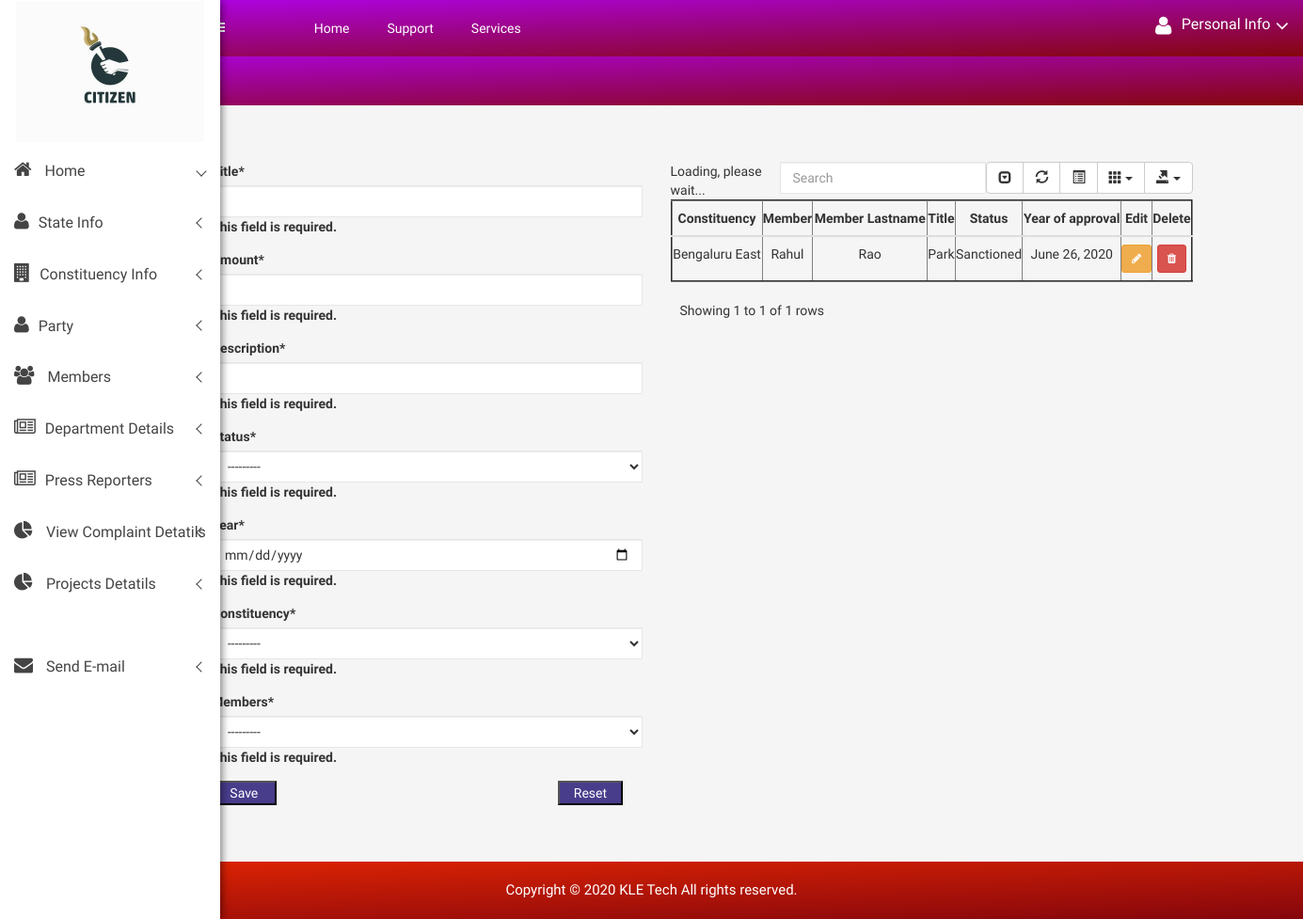
/citizen/create_project, run on the app's committed database.
### citizen/models.py (models this page shows, shortened)
class Projects(models.Model):
    Amount = models.IntegerField()
    Description = models.CharField(max_length=200)
    Status = (
        ('Completed', 'Completed'),
        ('Progressing', 'Progressing'),
        ('Sanctioned', 'Sanctioned'),
    )
    status = models.CharField(max_length=20, choices=Status, null=True)
    Title = models.CharField(max_length=200)
    Year = models.DateField()
    Constituency = models.ForeignKey('Constituency', on_delete=models.CASCADE)
    Members = models.ForeignKey('Members', on_delete=models.CASCADE)

class Constituency(models.Model):
    Name = models.CharField(max_length=200)
    Number = models.IntegerField()
    State = models.ForeignKey('State', on_delete=models.SET_NULL, null=True)
    District = models.ForeignKey('District', on_delete=models.SET_NULL, null=True)
    Taluka = models.ForeignKey('Taluka', on_delete=models.SET_NULL, null=True)
    ConstituencyType = models.ForeignKey('ConstituencyType', on_delete=models.SET_NULL, null=True)
    def __str__(self):
        return self.Name

class Members(models.Model):
    FirstName = models.CharField(max_length=200)
    MiddleName = models.CharField(max_length=200)
    LastName = models.CharField(max_length=200)
    MeritalStatus = (
        ('A', 'Single'),
        ('B', 'Married'),
        ('C', 'divorced'),
        ('D', 'widowed'),
    )
    Dob = models.DateField()
    Mobile = models.IntegerField()
    SpouseName = models.CharField(max_length=200)
    Telephone = models.IntegerField()
    Website = models.CharField(max_length=200)
    Photo = models.ImageField(upload_to='Photo/', blank=True, null=True)
    MembersType = models.ForeignKey('MembersType', on_delete=models.CASCADE)
    Constituency = models.ForeignKey('Constituency', on_delete=models.CASCADE)
    ConstituencyType = models.ForeignKey('ConstituencyType', on_delete=models.CASCADE, null=True)

### citizen/views.py (the view)
# urls.py: path('create_project', views.create_project, name='create_project'),
def create_project(request):
    form = ProjectsForms(request.POST)
    if form.is_valid():
        form.save()
        return redirect('citizen:create_project')
    return render(request, 'citizen/Projects.html',
                  {'form': form, 'Projects': Projects.objects.all().order_by('Title')})

### citizen/forms.py (shortened to what this page needs)
class ProjectsForms(forms.ModelForm):
    class Meta:
        model = Projects
        widgets = {
            'Year': DateInput()
        }
        fields = ('Title', 'Amount', 'Description', 'status', 'Year', 'Constituency', 'Members')
    def __init__(self, *args, **kwargs):
        super().__init__(*args, **kwargs)
        self.fields['Members'].queryset = Members.objects.none()

### citizen/templates/citizen/Projects.html (shortened to what this page needs)
{% extends 'citizen/base.html' %}
    {% load static %}
{% block body %}
 {% include "citizen/sidebar.html" %}
 <div class="all-content-wrapper">
        <div class="container-fluid">
            <div class="row">
                <div class="col-lg-12 col-md-12 col-sm-12 col-xs-12">
                    <div class="logo-pro">
                        <a href="index.html"><img class="main-logo" src="img/logo/logo.png" alt="" /></a>
                    </div>
                </div>
            </div>
        </div>
        <div class="header-advance-area">
            <div class="header-top-area">
                <div class="container-fluid">
                    <div class="row">
                        <div class="col-lg-12 col-md-12 col-sm-12 col-xs-12">
                            <div class="header-top-wraper">
                                <div class="row">
                                    <div class="col-lg-1 col-md-0 col-sm-1 col-xs-12">
                                        <div class="menu-switcher-pro">
                                            <button type="button" id="sidebarCollapse" class="btn bar-button-pro header-drl-controller-btn btn-info navbar-btn">
												</button>
                                        </div>
                                    </div>
                                   <div class="col-lg-6 col-md-7 col-sm-6 col-xs-12">
                                        <div class="header-top-menu tabl-d-n">
                                            <ul class="nav navbar-nav mai-top-nav">
                                                <li class="nav-item"><a href="{% url 'citizen:admin_index' %}" class="nav-link">Home</a>
                                                </li>
                                                <li class="nav-item"><a href="{% url 'citizen:admin_index' %}" class="nav-link">Support</a>
                                                </li>
                                                <li class="nav-item"><a href="#" class="nav-link">Services</a>
                                                </li>
                                            </ul>
                                        </div>
                                    </div>
                                    <div class="col-lg-5 col-md-5 col-sm-12 col-xs-12">
                                        <div class="header-right-info">
                                            <ul class="nav navbar-nav mai-top-nav header-right-menu">
                                                <li class="nav-item">
                                                <li class="nav-item">
                                                    <a href="#" data-toggle="dropdown" role="button" aria-expanded="false" class="nav-link dropdown-toggle">
															<i class="fa fa-user adminpro-user-rounded header-riht-inf" aria-hidden="true"></i>
															<span class="admin-name">Personal Info</span>
															<i class="fa fa-angle-down adminpro-icon adminpro-down-arrow"></i>
														</a>
                                        </div>
                                    </div>
                                </div>
                            </div>
                        </div>
                    </div>
                </div>
            </div>
            <div class="breadcome-area">
                <div class="container-fluid">
                    <div class="row">
                        <div class="col-lg-12 col-md-12 col-sm-12 col-xs-12">
                            <div class="breadcome-list single-page-breadcome">
                                <div class="row">
                                    <div class="col-lg-6 col-md-6 col-sm-6 col-xs-6">
                                    </div>
                                </div>
                            </div>
                        </div>
                    </div>
                </div>
            </div>
        </div>
<br>
<br>
<br>
<div class="container">
    {% load crispy_forms_tags %}
    <div class = "row">
        <div class="col-lg-5">
            <form method="post" id="ProjectsForms" data-District-url="{% url 'citizen:ajax_load_project' %}" novalidate>
    <table>
     {{form|crispy}}
    </table>
    <button class="button" type="submit"  style="width:15%;background:darkslateblue;color:white;">Save</button>&emsp;&emsp;&emsp;&emsp;&emsp;&emsp;&emsp;&emsp; &emsp;&emsp;&emsp;&emsp; &emsp;&emsp;&emsp;&emsp; &emsp;&emsp;&emsp;&emsp;
                 <button class="button1" type="reset" value="Reset" style="width:15%;background:darkslateblue;color:white;">Reset</button>
  </form>
        </div>
        <div class = "col-lg-6">
            {% if Projects %}
 <table class="table"  style="width:100%;" border="2" id="table" data-toggle="table" data-pagination="true" data-search="true" data-show-columns="true"
                    data-show-pagination-switch="true" data-show-refresh="true" data-key-events="true"
                    data-show-toggle="true" data-resizable="true" data-cookie="true"
                                            data-cookie-id-table="saveId" data-show-export="true"
                    data-click-to-select="true" data-toolbar="#toolbar" >
     <thead>
         <th><center>Constituency</center></th>
         <th><center>Member</center></th>
         <th><center>Member Lastname</center></th>
         <th><center>Title</center></th>
          <th><center>Status</center></th>
          <th><center>Year of approval</center></th>
         <th><center>Edit</center></th>
         <th><center>Delete</center></th>
     </thead>
     <tbody id="myTable">
     {% for i in  Projects %}
     <tr>
          <td><center>{{i.Constituency.Name}}</center></td>
         <td><center>{{i.Members.FirstName}}</center>
          <td><center>{{i.Members.LastName}}</center></td>
         <td><center>{{i.Title}}</center></td>
         <td><center>{{i.status}}</center></td>
         <td><center>{{i.Year}}</center></td>
         <td><center>
             <a class="btn btn-sm btn-warning" href="/citizen/update_project/{{i.id}}">
                 <i class="fa fa-pencil" ></i>
             </a></center>
         </td>
         <td><center>
              <a class="btn btn-sm btn-danger" href="/citizen/delete_project/{{i.id}}">
                 <i class="fa fa-trash"></i>
             </a></center>
         </td>
     </tr>
     {% endfor %}
     </tbody>
 </table>
            {% endif %}
        </div>
    </div>
</div>
</div>
<br>
<br>
<br>
     <div class="footer-copyright-area">
            <div class="container-fluid">
                <div class="row">
                    <div class="col-lg-12">
                        <div class="footer-copy-right">
                            <p>Copyright © 2020 <a href="https://www.kletech.ac.in">KLE Tech</a> All rights reserved.</p>
                        </div>
                    </div>
                </div>
            </div>
        </div>
{% endblock %}

### citizen/static/css/main.css (style rules this page uses)
html { color: #222; font-size: 1em; line-height: 1.4; }
audio, canvas, iframe, img, svg, video { vertical-align: middle; }

### citizen/static/style.css (style rules this page uses)
html, body { height: 100%; font-family: 'Play', sans-serif;font-weight:400;background:#f5f5f5; }
img { max-width:100%;height:auto }
p { margin:0 0 15px; }
a { transition: all 0.3s ease 0s;text-decoration:none; }
a:visited, a:link, a:active { text-decoration: none; }
ul { list-style: outside none none; margin: 0; padding: 0 }
.all-content-wrapper { margin-left: 205px; transition: all 0.3s; }
.bar-button-pro { margin: 13px 0px; }
.menu-switcher-pro { transition:all .4s ease 0s; }
.menu-switcher-pro button { background: none; border:none; }
.footer-copyright-area { background: -webkit-linear-gradient(178deg, #e12503 0%, #85060c 100%); background: linear-gradient(178deg, #e12503 0%, #85060c 100%); padding: 20px 0px; text-align: center; }
.footer-copy-right p { margin: 0px; font-size: 15px; color: #fff; }
.footer-copy-right a { color:#fff; text-decoration:none; }
.header-top-menu .navbar-nav>li>a { padding: 20px 20px; color: #fff; font-size:14px; }
.header-right-info .navbar-nav { float:right; padding:17px 0px; }
.header-right-info ul.header-right-menu li { display:inline-block; }
.header-right-info ul.header-right-menu > li > a { display:inline-block; color:#fff; padding: 0px 0px 0px 20px; font-size:22px; text-decoration:none; position:relative; }
.header-right-info .admin-name { display: inline-block; color: #fff; font-size: 16px; position: relative; top: -4px; margin-left:5px; }
.breadcome-list { padding-top:30px; padding-bottom:100px; }
.form-control { background-color: #FFFFFF; background-image: none; border: 1px solid #e5e6e7; border-radius: 1px; color: inherit; display: block; padding: 6px 12px; transition: border-color 0.15s ease-in-out 0s, box-shadow 0.15s ease-in-out 0s; width: 100%; }
.header-advance-area { background: -webkit-linear-gradient(178deg, #ad03e1 0%, #85060c 100%); background: linear-gradient(178deg, #ad03e1 0%, #85060c 100%); }
.header-top-area { position: fixed; background: -webkit-linear-gradient(178deg, #ad03e1 0%, #85060c 100%); background: linear-gradient(178deg, #ad03e1 0%, #85060c 100%); z-index: 99; left: 200px; right: 0; top: 0; margin: 0 auto; transition: all 0.3s; }
.breadcome-list.single-page-breadcome { padding-top: 30px; padding-bottom: 30px; }

### data on the page
Projects: Constituency.Name "Bengaluru East", Members.FirstName "Rahul", Members.LastName "Rao", Title "Park", status "Sanctioned", Year "June 26, 2020"
